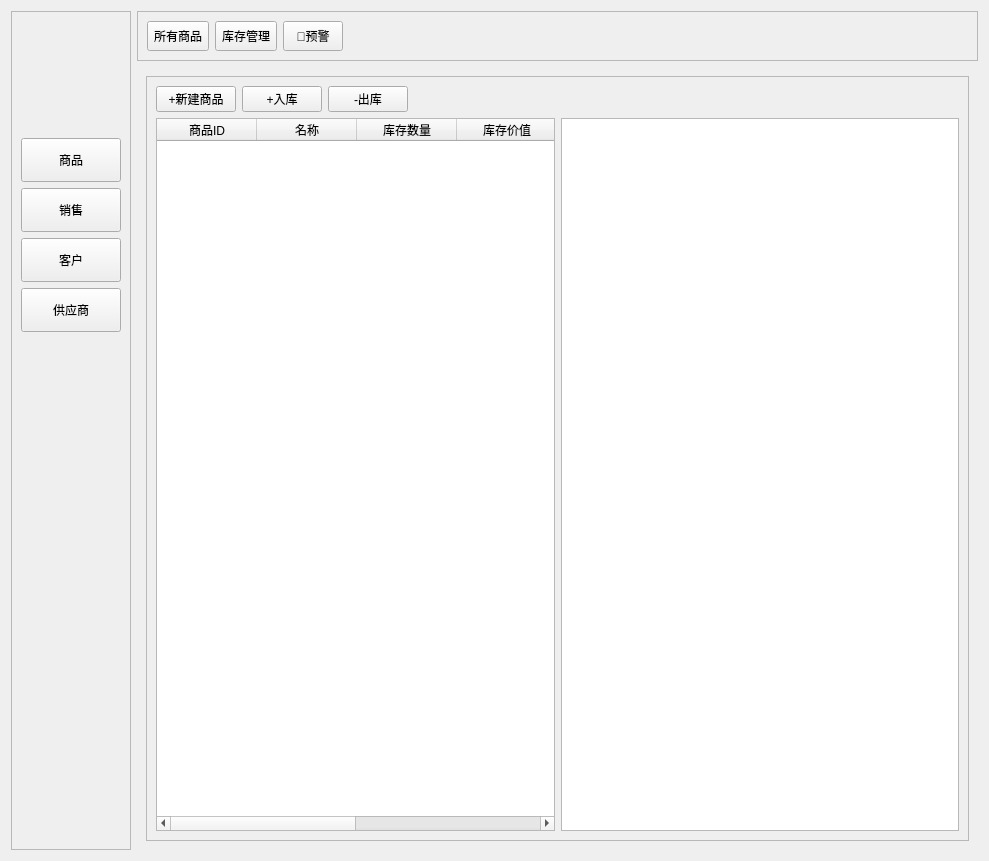
<?xml version="1.0" encoding="UTF-8"?>
<ui version="4.0">
 <class>Form</class>
 <widget class="QWidget" name="Form">
  <property name="geometry">
   <rect>
    <x>0</x>
    <y>0</y>
    <width>989</width>
    <height>861</height>
   </rect>
  </property>
  <property name="windowTitle">
   <string>Form</string>
  </property>
  <layout class="QHBoxLayout" name="horizontalLayout_10">
   <item>
    <widget class="QFrame" name="frame">
     <property name="frameShape">
      <enum>QFrame::StyledPanel</enum>
     </property>
     <property name="frameShadow">
      <enum>QFrame::Raised</enum>
     </property>
     <layout class="QVBoxLayout" name="verticalLayout">
      <item>
       <spacer name="verticalSpacer_2">
        <property name="orientation">
         <enum>Qt::Vertical</enum>
        </property>
        <property name="sizeType">
         <enum>QSizePolicy::Minimum</enum>
        </property>
        <property name="sizeHint" stdset="0">
         <size>
          <width>17</width>
          <height>117</height>
         </size>
        </property>
       </spacer>
      </item>
      <item>
       <widget class="QToolButton" name="toolButton">
        <property name="minimumSize">
         <size>
          <width>100</width>
          <height>44</height>
         </size>
        </property>
        <property name="text">
         <string>商品</string>
        </property>
       </widget>
      </item>
      <item>
       <widget class="QToolButton" name="toolButton_2">
        <property name="minimumSize">
         <size>
          <width>100</width>
          <height>44</height>
         </size>
        </property>
        <property name="text">
         <string>销售</string>
        </property>
       </widget>
      </item>
      <item>
       <widget class="QToolButton" name="toolButton_3">
        <property name="minimumSize">
         <size>
          <width>100</width>
          <height>44</height>
         </size>
        </property>
        <property name="text">
         <string>客户</string>
        </property>
       </widget>
      </item>
      <item>
       <widget class="QToolButton" name="toolButton_4">
        <property name="minimumSize">
         <size>
          <width>100</width>
          <height>44</height>
         </size>
        </property>
        <property name="text">
         <string>供应商</string>
        </property>
       </widget>
      </item>
      <item>
       <spacer name="verticalSpacer">
        <property name="orientation">
         <enum>Qt::Vertical</enum>
        </property>
        <property name="sizeHint" stdset="0">
         <size>
          <width>17</width>
          <height>494</height>
         </size>
        </property>
       </spacer>
      </item>
     </layout>
    </widget>
   </item>
   <item>
    <layout class="QVBoxLayout" name="verticalLayout_4">
     <item>
      <widget class="QFrame" name="frame_4">
       <property name="frameShape">
        <enum>QFrame::StyledPanel</enum>
       </property>
       <property name="frameShadow">
        <enum>QFrame::Raised</enum>
       </property>
       <layout class="QHBoxLayout" name="horizontalLayout_3">
        <item>
         <layout class="QHBoxLayout" name="horizontalLayout_12">
          <item>
           <widget class="QToolButton" name="toolButton_17">
            <property name="minimumSize">
             <size>
              <width>60</width>
              <height>30</height>
             </size>
            </property>
            <property name="text">
             <string>所有商品</string>
            </property>
           </widget>
          </item>
          <item>
           <widget class="QToolButton" name="toolButton_18">
            <property name="minimumSize">
             <size>
              <width>60</width>
              <height>30</height>
             </size>
            </property>
            <property name="text">
             <string>库存管理</string>
            </property>
           </widget>
          </item>
          <item>
           <widget class="QToolButton" name="toolButton_19">
            <property name="minimumSize">
             <size>
              <width>60</width>
              <height>30</height>
             </size>
            </property>
            <property name="text">
             <string>🔺预警</string>
            </property>
           </widget>
          </item>
          <item>
           <spacer name="horizontalSpacer_9">
            <property name="orientation">
             <enum>Qt::Horizontal</enum>
            </property>
            <property name="sizeHint" stdset="0">
             <size>
              <width>40</width>
              <height>20</height>
             </size>
            </property>
           </spacer>
          </item>
         </layout>
        </item>
       </layout>
      </widget>
     </item>
     <item>
      <widget class="QStackedWidget" name="stackedWidget">
       <property name="cursor">
        <cursorShape>ArrowCursor</cursorShape>
       </property>
       <property name="currentIndex">
        <number>0</number>
       </property>
       <widget class="QWidget" name="page_5">
        <layout class="QVBoxLayout" name="verticalLayout_5">
         <item>
          <widget class="QFrame" name="frame_3">
           <property name="frameShape">
            <enum>QFrame::StyledPanel</enum>
           </property>
           <property name="frameShadow">
            <enum>QFrame::Raised</enum>
           </property>
           <layout class="QVBoxLayout" name="verticalLayout_2">
            <item>
             <layout class="QHBoxLayout" name="horizontalLayout_11">
              <item>
               <widget class="QPushButton" name="pushButton_7">
                <property name="text">
                 <string>+新建商品</string>
                </property>
               </widget>
              </item>
              <item>
               <widget class="QPushButton" name="pushButton_8">
                <property name="text">
                 <string>+入库</string>
                </property>
               </widget>
              </item>
              <item>
               <widget class="QPushButton" name="pushButton_9">
                <property name="text">
                 <string>-出库</string>
                </property>
               </widget>
              </item>
              <item>
               <spacer name="horizontalSpacer_6">
                <property name="orientation">
                 <enum>Qt::Horizontal</enum>
                </property>
                <property name="sizeHint" stdset="0">
                 <size>
                  <width>40</width>
                  <height>20</height>
                 </size>
                </property>
               </spacer>
              </item>
             </layout>
            </item>
            <item>
             <layout class="QHBoxLayout" name="horizontalLayout_8">
              <item>
               <widget class="QTableWidget" name="tableWidget_11">
                <column>
                 <property name="text">
                  <string>商品ID</string>
                 </property>
                </column>
                <column>
                 <property name="text">
                  <string>名称</string>
                 </property>
                </column>
                <column>
                 <property name="text">
                  <string>库存数量</string>
                 </property>
                </column>
                <column>
                 <property name="text">
                  <string>库存价值</string>
                 </property>
                </column>
                <column>
                 <property name="text">
                  <string>已售数量</string>
                 </property>
                </column>
                <column>
                 <property name="text">
                  <string>已售金额</string>
                 </property>
                </column>
               </widget>
              </item>
              <item>
               <widget class="QTableWidget" name="tableWidget_12"/>
              </item>
             </layout>
            </item>
           </layout>
          </widget>
         </item>
        </layout>
       </widget>
       <widget class="QWidget" name="page_6">
        <layout class="QHBoxLayout" name="horizontalLayout_9">
         <item>
          <widget class="QFrame" name="frame_2">
           <property name="frameShape">
            <enum>QFrame::StyledPanel</enum>
           </property>
           <property name="frameShadow">
            <enum>QFrame::Raised</enum>
           </property>
           <layout class="QVBoxLayout" name="verticalLayout_3">
            <item>
             <layout class="QHBoxLayout" name="horizontalLayout_13">
              <item>
               <widget class="QPushButton" name="pushButton_10">
                <property name="text">
                 <string>PushButton</string>
                </property>
               </widget>
              </item>
              <item>
               <widget class="QPushButton" name="pushButton_11">
                <property name="text">
                 <string>PushButton</string>
                </property>
               </widget>
              </item>
              <item>
               <widget class="QPushButton" name="pushButton_12">
                <property name="text">
                 <string>PushButton</string>
                </property>
               </widget>
              </item>
              <item>
               <spacer name="horizontalSpacer_7">
                <property name="orientation">
                 <enum>Qt::Horizontal</enum>
                </property>
                <property name="sizeHint" stdset="0">
                 <size>
                  <width>40</width>
                  <height>20</height>
                 </size>
                </property>
               </spacer>
              </item>
             </layout>
            </item>
            <item>
             <layout class="QHBoxLayout" name="horizontalLayout_15">
              <item>
               <widget class="QTableWidget" name="tableWidget_13">
                <column>
                 <property name="text">
                  <string>商品ID</string>
                 </property>
                </column>
                <column>
                 <property name="text">
                  <string>名称</string>
                 </property>
                </column>
                <column>
                 <property name="text">
                  <string>库存数量</string>
                 </property>
                </column>
                <column>
                 <property name="text">
                  <string>库存价值</string>
                 </property>
                </column>
                <column>
                 <property name="text">
                  <string>已售数量</string>
                 </property>
                </column>
                <column>
                 <property name="text">
                  <string>已售金额</string>
                 </property>
                </column>
               </widget>
              </item>
              <item>
               <widget class="QTableWidget" name="tableWidget_14"/>
              </item>
             </layout>
            </item>
           </layout>
          </widget>
         </item>
        </layout>
       </widget>
      </widget>
     </item>
    </layout>
   </item>
  </layout>
 </widget>
 <resources/>
 <connections/>
</ui>
